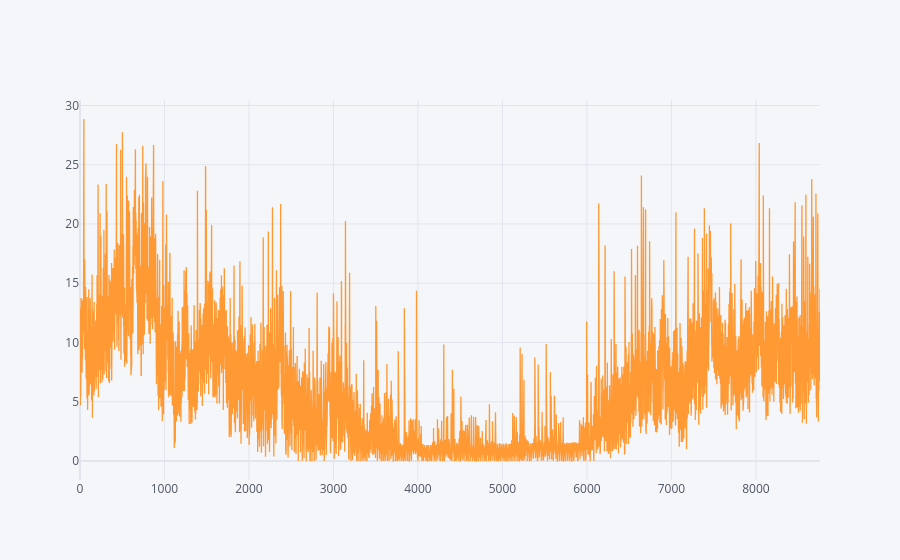

Write notebook code for a chart like this one.
### Code cell
df_community['b1'].iplot()

### Figure 1 — Plotly figure (JSON) as saved in the notebook; plotly's stock layout.template omitted (floating-point values rounded to 4 significant figures; data arrays with more than 128 entries replaced by an {"elided": "..."} marker saying what was removed)
{"data": [{"line": {"color": "rgba(255, 153, 51, 1.0)", "dash": "solid", "shape": "linear", "width": 1.3}, "mode": "lines", "name": "b1", "text": "", "type": "scatter", "x": {"elided": "8760 int values"}, "y": {"elided": "8760 float values"}}], "layout": {"legend": {"bgcolor": "#F5F6F9", "font": {"color": "#4D5663"}}, "paper_bgcolor": "#F5F6F9", "plot_bgcolor": "#F5F6F9", "title": {"font": {"color": "#4D5663"}}, "xaxis": {"gridcolor": "#E1E5ED", "showgrid": true, "tickfont": {"color": "#4D5663"}, "title": {"font": {"color": "#4D5663"}, "text": ""}, "zerolinecolor": "#E1E5ED"}, "yaxis": {"gridcolor": "#E1E5ED", "showgrid": true, "tickfont": {"color": "#4D5663"}, "title": {"font": {"color": "#4D5663"}, "text": ""}, "zerolinecolor": "#E1E5ED"}}}
